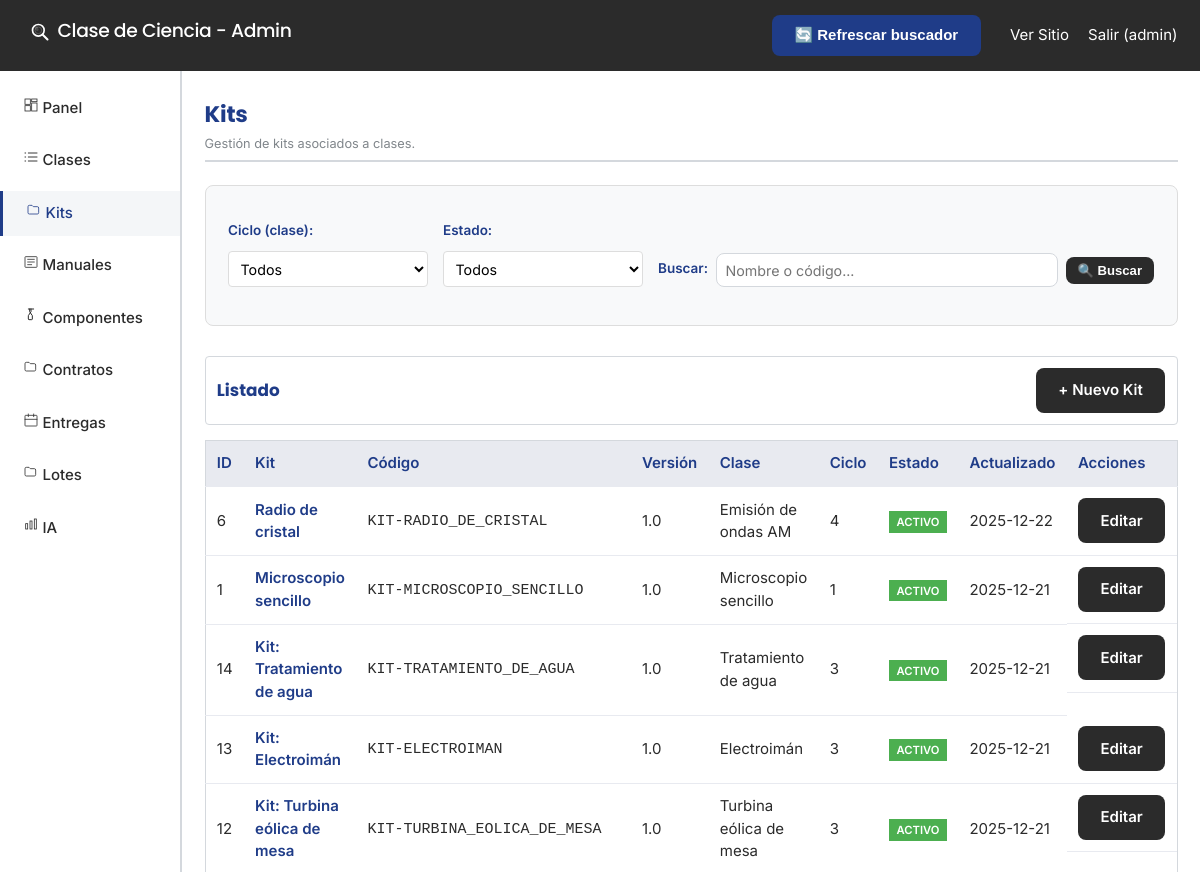
The app's page /admin/kits/index.php (signed in, upper part), older data.
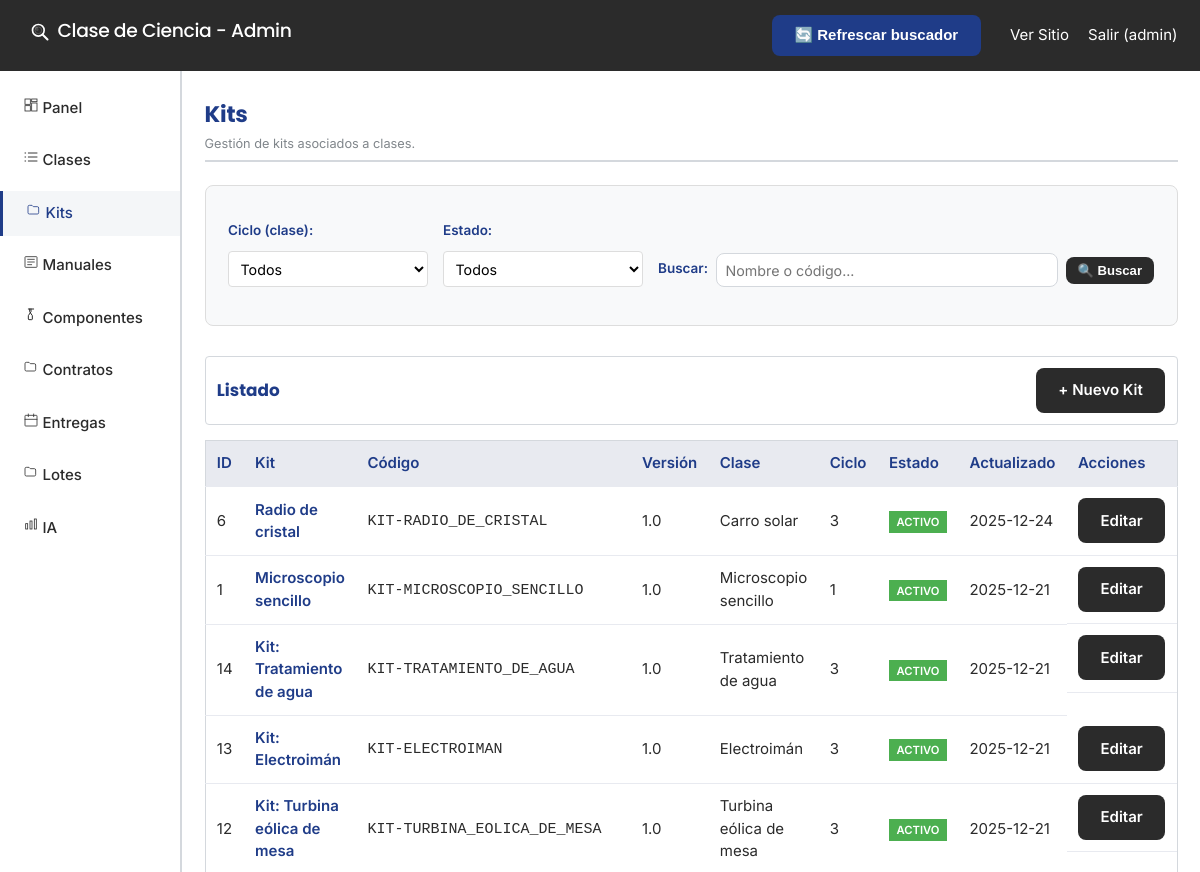
The same page, newer data.
### tables this page shows
CREATE TABLE `kits` (
  `id` int(11) NOT NULL,
  `clase_id` int(11) NOT NULL,
  `nombre` varchar(120) NOT NULL,
  `slug` varchar(120) DEFAULT NULL,
  `codigo` varchar(64) DEFAULT NULL,
  `version` varchar(32) DEFAULT NULL,
  `resumen` text DEFAULT NULL,
  `contenido_html` mediumtext DEFAULT NULL,
  `imagen_portada` varchar(255) DEFAULT NULL,
  `video_portada` varchar(255) DEFAULT NULL,
  `seguridad` longtext DEFAULT NULL CHECK (json_valid(`seguridad`)),
  `seo_title` varchar(160) DEFAULT NULL,
  `seo_description` varchar(255) DEFAULT NULL,
  `activo` tinyint(1) NOT NULL DEFAULT 1,
  `created_at` datetime NOT NULL DEFAULT current_timestamp(),
  `updated_at` datetime NOT NULL DEFAULT current_timestamp() ON UPDATE current_timestamp(),
  `time_minutes` int(11) DEFAULT NULL COMMENT 'Tiempo armado por defecto',
  `dificultad_ensamble` varchar(32) DEFAULT NULL COMMENT 'Dificultad por defecto'
);

CREATE TABLE `clases` (
  `id` int(11) NOT NULL,
  `nombre` varchar(180) NOT NULL,
  `slug` varchar(180) NOT NULL,
  `ciclo` tinyint(1) NOT NULL,
  `grados` longtext DEFAULT NULL CHECK (json_valid(`grados`)),
  `dificultad` varchar(32) DEFAULT NULL,
  `duracion_minutos` int(11) DEFAULT NULL,
  `resumen` text DEFAULT NULL,
  `objetivo_aprendizaje` text DEFAULT NULL,
  `imagen_portada` varchar(255) DEFAULT NULL,
  `video_portada` varchar(255) DEFAULT NULL,
  `seguridad` longtext DEFAULT NULL CHECK (json_valid(`seguridad`)),
  `seo_title` varchar(160) DEFAULT NULL,
  `seo_description` varchar(255) DEFAULT NULL,
  `activo` tinyint(1) NOT NULL DEFAULT 1,
  `destacado` tinyint(1) NOT NULL DEFAULT 0,
  `orden_popularidad` int(11) NOT NULL DEFAULT 0,
  `status` enum('draft','published') NOT NULL DEFAULT 'draft',
  `published_at` datetime DEFAULT NULL,
  `autor` varchar(120) DEFAULT NULL,
  `contenido_html` mediumtext DEFAULT NULL,
  `created_at` datetime NOT NULL DEFAULT current_timestamp(),
  `updated_at` datetime NOT NULL DEFAULT current_timestamp() ON UPDATE current_timestamp()
);

### admin/kits/index.php (the view, shortened to what this page needs)
<?php
require_once '../auth.php';
$search = isset($_GET['search']) ? trim($_GET['search']) : '';
$params = [];
$where = ['1=1'];
try {
    $sql = "SELECT k.id, k.nombre, k.codigo, k.version, k.activo, k.updated_at, c.id as clase_id, c.nombre as clase_nombre, c.ciclo
            FROM kits k
            LEFT JOIN clases c ON c.id = k.clase_id
            WHERE " . implode(' AND ', $where) . "
            ORDER BY k.updated_at DESC";
    $stmt = $pdo->prepare($sql);
    $stmt->execute($params);
    $kits = $stmt->fetchAll(PDO::FETCH_ASSOC);
} catch (PDOException $e) {
    $kits = [];
}
include '../header.php';
?>
<div class="page-header">
  <h2>Kits</h2>
  <span class="help-text">Gestión de kits asociados a clases.</span>
</div>
<div class="filters-bar">
  <form method="GET" class="filters-form">
    <div class="filter-group">
      <label for="ciclo">Ciclo (clase):</label>
      <select name="ciclo" id="ciclo" onchange="this.form.submit()">
        <option value="">Todos</option>
      </select>
    </div>
    <div class="filter-group">
      <label for="activo">Estado:</label>
      <select name="activo" id="activo" onchange="this.form.submit()">
        <option value="">Todos</option>
      </select>
    </div>
    <div class="filter-group search-group">
      <label for="search">Buscar:</label>
      <input type="text" id="search" name="search" value="<?= htmlspecialchars($search, ENT_QUOTES, 'UTF-8') ?>" placeholder="Nombre o código..." />
      <button type="submit" class="btn btn-sm">🔍 Buscar</button>
    </div>
  </form>
</div>
<div class="card" style="margin-bottom:1rem;display:flex;justify-content:space-between;align-items:center;">
  <h3 style="margin:0;">Listado</h3>
  <a href="/admin/kits/edit.php" class="btn">+ Nuevo Kit</a>
</div>
<?php if (empty($kits)): ?>
  <div class="message info">No hay kits.</div>
  <p><a href="/admin/kits/edit.php" class="btn">Crear Kit</a></p>
<?php else: ?>
  <table class="data-table">
    <thead>
      <tr>
        <th>ID</th>
        <th>Kit</th>
        <th>Código</th>
        <th>Versión</th>
        <th>Clase</th>
        <th>Ciclo</th>
        <th>Estado</th>
        <th>Actualizado</th>
        <th>Acciones</th>
      </tr>
    </thead>
    <tbody>
      <?php foreach ($kits as $k): ?>
      <tr>
        <td><?= (int)$k['id'] ?></td>
        <td><strong><?= htmlspecialchars($k['nombre'], ENT_QUOTES, 'UTF-8') ?></strong></td>
        <td><code><?= htmlspecialchars($k['codigo'], ENT_QUOTES, 'UTF-8') ?></code></td>
        <td><?= htmlspecialchars($k['version'], ENT_QUOTES, 'UTF-8') ?></td>
        <td><?= htmlspecialchars(($k['clase_nombre'] ?? '-'), ENT_QUOTES, 'UTF-8') ?></td>
        <td><?= htmlspecialchars(($k['ciclo'] ?? '-'), ENT_QUOTES, 'UTF-8') ?></td>
        <td>
          <span style="padding:0.25rem 0.5rem;background:<?= ((int)$k['activo']) ? '#4caf50' : '#ff9800' ?>;color:#fff;font-size:0.75rem;font-weight:600;">
            <?= ((int)$k['activo']) ? 'ACTIVO' : 'INACTIVO' ?>
          </span>
        </td>
        <td><?= htmlspecialchars(date('Y-m-d', strtotime($k['updated_at'])), ENT_QUOTES, 'UTF-8') ?></td>
        <td class="actions">
          <a href="/admin/kits/edit.php?id=<?= (int)$k['id'] ?>" class="btn action-btn">Editar</a>
        </td>
      </tr>
      <?php endforeach; ?>
    </tbody>
  </table>
<?php endif; ?>
<?php include '../footer.php'; ?>

Row changes from the older to the newer data that the page shows:
changed kits "Radio de cristal": clase.nombre "Emisión de ondas AM" → "Carro solar"; clase.ciclo "4" → "3"; updated_at "2025-12-22" → "2025-12-24"
